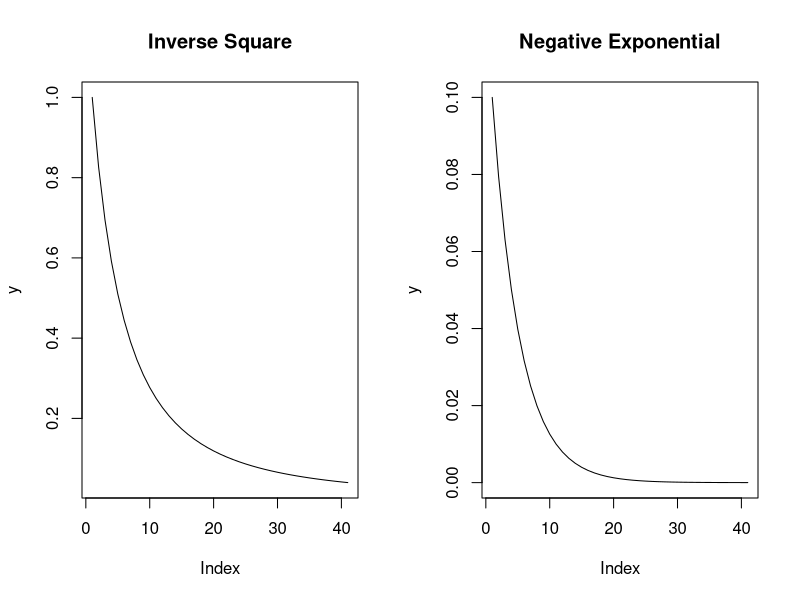
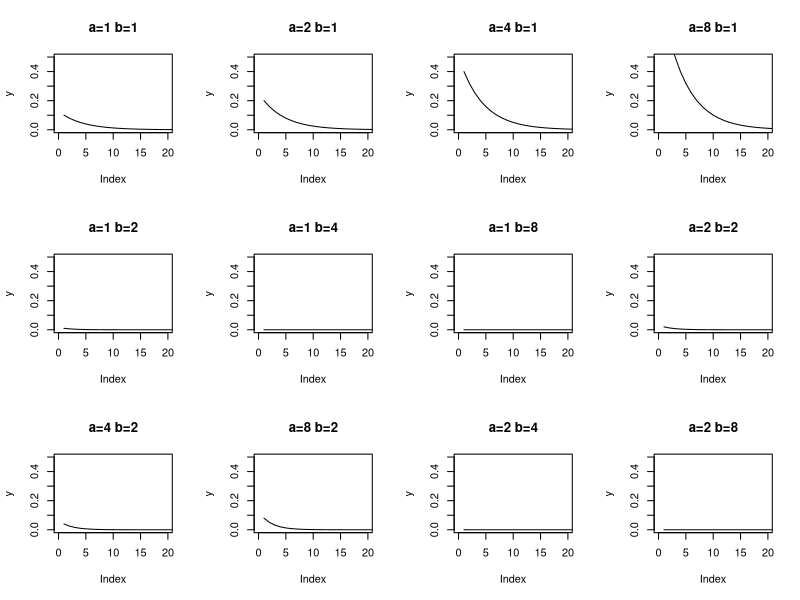

Reproduce these figures in R, in order.
par(mfrow=c(1,2))
# Option 2: inverse square
x <- seq(1,5,0.1)
y <- 1/(x^2)
plot(y, main = "Inverse Square", type = "l")

# negative exponential movement function (option 5 in CDPOP)
a <- 1
b <- 1
x <- seq(1,5, 0.1)
y <- a*10^(-b*x)
plot(y, main = "Negative Exponential", type = "l")




# negative exponent comparing effects of parameters a and b
par(mfrow=c(3,4))
a <- 1
b <- 1
x <- seq(1,5, 0.1)
y <- a*10^(-b*x)
plot(y, ylim=c(0,0.5), xlim=c(0,20), type = "l", main = 'a=1 b=1')

a <- 2
b <- 1
x <- seq(1,5, 0.1)
y <- a*10^(-b*x)
plot(y, ylim=c(0,0.5), xlim=c(0,20), type = "l", main = 'a=2 b=1')

a <- 4
b <- 1
x <- seq(1,5, 0.1)
y <- a*10^(-b*x)
plot(y, ylim=c(0,0.5), xlim=c(0,20), type = "l", main = 'a=4 b=1')

a <- 8
b <- 1
x <- seq(1,5, 0.1)
y <- a*10^(-b*x)
plot(y, ylim=c(0,0.5), xlim=c(0,20), type = "l", main = 'a=8 b=1')

a <- 1
b <- 2
x <- seq(1,5, 0.1)
y <- a*10^(-b*x)
plot(y, ylim=c(0,0.5), xlim=c(0,20), type = "l", main = 'a=1 b=2')

a <- 1
b <- 4
x <- seq(1,5, 0.1)
y <- a*10^(-b*x)
plot(y, ylim=c(0,0.5), xlim=c(0,20), type = "l", main = 'a=1 b=4')

a <- 1
b <- 8
x <- seq(1,5, 0.1)
y <- a*10^(-b*x)
plot(y, ylim=c(0,0.5), xlim=c(0,20), type = "l", main = 'a=1 b=8')

a <- 2
b <- 2
x <- seq(1,5, 0.1)
y <- a*10^(-b*x)
plot(y, ylim=c(0,0.5), xlim=c(0,20), type = "l", main = 'a=2 b=2')

a <- 4
b <- 2
x <- seq(1,5, 0.1)
y <- a*10^(-b*x)
plot(y, ylim=c(0,0.5), xlim=c(0,20), type = "l", main = 'a=4 b=2')

a <- 8
b <- 2
x <- seq(1,5, 0.1)
y <- a*10^(-b*x)
plot(y, ylim=c(0,0.5), xlim=c(0,20), type = "l", main = 'a=8 b=2')

a <- 2
b <- 4
x <- seq(1,5, 0.1)
y <- a*10^(-b*x)
plot(y, ylim=c(0,0.5), xlim=c(0,20), type = "l", main = 'a=2 b=4')

a <- 2
b <- 8
x <- seq(1,5, 0.1)
y <- a*10^(-b*x)
plot(y, ylim=c(0,0.5), xlim=c(0,20), type = "l", main = 'a=2 b=8')

